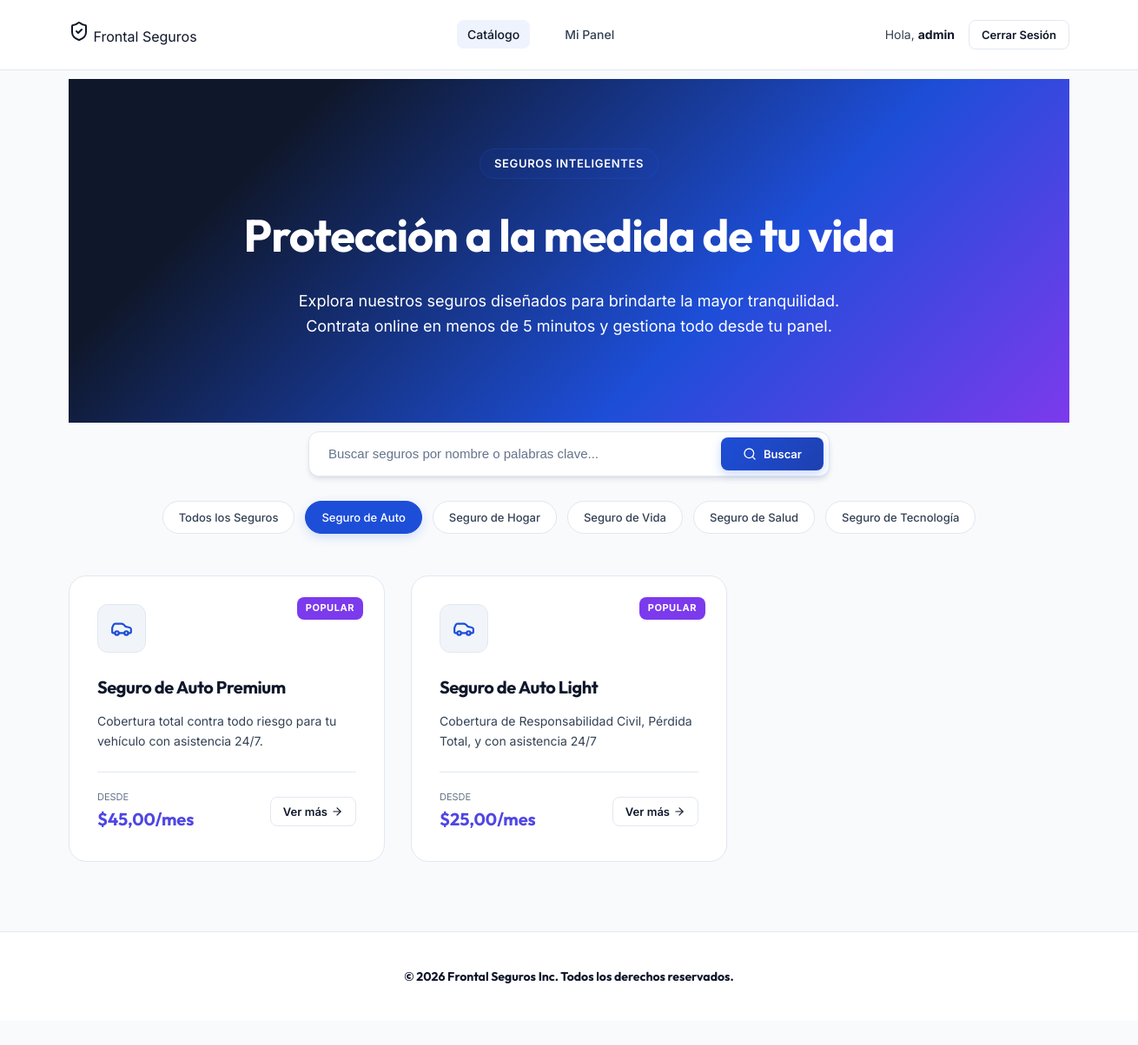
/?categoria=AUTO (signed in), run on the app's committed database.
### seguros/models.py (models this page shows, shortened)
class Seguro(models.Model):
    CATEGORIAS = [
        ('AUTO', 'Seguro de Auto'),
        ('HOGAR', 'Seguro de Hogar'),
        ('VIDA', 'Seguro de Vida'),
        ('SALUD', 'Seguro de Salud'),
        ('TECNOLOGIA', 'Seguro de Tecnología'),
    ]
    titulo = models.CharField(max_length=100, verbose_name="Título")
    descripcion_corta = models.CharField(max_length=255, verbose_name="Descripción Corta")
    descripcion_detallada = models.TextField(verbose_name="Descripción Detallada")
    precio_mensual = models.DecimalField(max_digits=10, decimal_places=2, verbose_name="Precio Mensual")
    cobertura_maxima = models.DecimalField(max_digits=12, decimal_places=2, verbose_name="Cobertura Máxima")
    categoria = models.CharField(max_length=20, choices=CATEGORIAS, default='AUTO', verbose_name="Categoría")
    imagen_url = models.URLField(max_length=500, blank=True, null=True, verbose_name="URL de Imagen")
    icon_class = models.CharField(max_length=50, default='shield', verbose_name="Icono (Lucide/FontAwesome)")
    destacado = models.BooleanField(default=False, verbose_name="Destacado")
    class Meta:
        verbose_name = "Seguro"
        verbose_name_plural = "Seguros"

### seguros/views.py (the view)
# urls.py: path('', views.home, name='home'),
def home(request):
    query = request.GET.get('q', '')
    categoria_filter = request.GET.get('categoria', '')
    seguros = Seguro.objects.all()
    if query:
        seguros = seguros.filter(
            Q(titulo__icontains=query) |
            Q(descripcion_corta__icontains=query) |
            Q(descripcion_detallada__icontains=query)
        )
    if categoria_filter:
        seguros = seguros.filter(categoria=categoria_filter)
    categorias = Seguro.CATEGORIAS
    destacados = Seguro.objects.filter(destacado=True)[:3]
    if not destacados.exists():
        destacados = seguros[:3]
    context = {
        'seguros': seguros,
        'categorias': categorias,
        'destacados': destacados,
        'query': query,
        'categoria_seleccionada': categoria_filter,
    }
    return render(request, 'seguros/home.html', context)

### seguros/templates/seguros/home.html (shortened to what this page needs)
{% extends 'seguros/base.html' %}
{% block content %}
<div class="container">
    <section class="hero">
        <span class="hero-tag">Seguros Inteligentes</span>
        <h1 class="hero-title">Protección a la medida de tu vida</h1>
        <p class="hero-desc">Explora nuestros seguros diseñados para brindarte la mayor tranquilidad. Contrata online en menos de 5 minutos y gestiona todo desde tu panel.</p>
    </section>
    <section class="search-filter-section">
        <form method="GET" action="{% url 'home' %}" class="search-bar-wrapper">
            <input type="text" name="q" value="{{ query }}" placeholder="Buscar seguros por nombre o palabras clave..." class="search-input">
            <button type="submit" class="btn btn-primary btn-sm" style="padding: 10px 24px;">
                <i data-lucide="search" style="width: 16px; height: 16px;"></i>
                <span>Buscar</span>
            </button>
        </form>
        <div class="categories-pills">
            <a href="{% url 'home' %}{% if query %}?q={{ query }}{% endif %}" class="category-pill {% if not categoria_seleccionada %}active{% endif %}">
                Todos los Seguros
            </a>
            {% for cat_code, cat_name in categorias %}
                <a href="{% url 'home' %}?categoria={{ cat_code }}{% if query %}&q={{ query }}{% endif %}" class="category-pill {% if categoria_seleccionada == cat_code %}active{% endif %}">
                    {{ cat_name }}
                </a>
            {% endfor %}
        </div>
    </section>
    <section class="insurances-grid">
        {% for seguro in seguros %}
            <div class="insurance-card">
                {% if seguro.destacado %}
                    <span class="card-badge">Popular</span>
                {% endif %}
                <div class="card-icon">
                    <i data-lucide="{{ seguro.icon_class|default:'shield' }}"></i>
                </div>
                <h3 class="card-title">{{ seguro.titulo }}</h3>
                <p class="card-desc">{{ seguro.descripcion_corta }}</p>
                <div class="card-meta">
                    <div class="card-price">
                        <span class="price-label">Desde</span>
                        <span class="price-value">${{ seguro.precio_mensual }}/mes</span>
                    </div>
                    <a href="{% url 'detalle' seguro.id %}" class="btn btn-secondary btn-sm" style="gap: 4px;">
                        <span>Ver más</span>
                        <i data-lucide="arrow-right" style="width: 14px; height: 14px;"></i>
                    </a>
                </div>
            </div>
        {% endfor %}
    </section>
</div>
{% endblock %}

### seguros/templates/seguros/base.html (shortened to what this page needs)
{% load static %}
<!DOCTYPE html>
<html lang="es">
<head>
    <link rel="stylesheet" href="{% static 'seguros/css/style.css' %}">
</head>
<body>
    <div class="ambient-glow"></div>
    <div class="ambient-glow-2"></div>
    <div class="main-wrapper">
        <header>
            <div class="container navbar">
                <a href="{% url 'home' %}" >
                    <i data-lucide="shield-check"></i>
                    <span>Frontal Seguros</span>
                </a>
                <ul class="nav-links">
                    <li><a href="{% url 'home' %}" class="nav-link {% if request.resolver_match.url_name == 'home' %}active{% endif %}">Catálogo</a></li>
                    {% if user.is_authenticated %}
                        <li><a href="{% url 'dashboard' %}" class="nav-link {% if request.resolver_match.url_name == 'dashboard' %}active{% endif %}">Mi Panel</a></li>
                    {% endif %}
                </ul>
                <div class="nav-auth">
                    {% if user.is_authenticated %}
                        <span style="font-size: 14px; color: var(--text-secondary);">
                            Hola, <strong style="color: var(--text-primary);">{{ user.first_name|default:user.username }}</strong>
                        </span>
                        <a href="{% url 'logout' %}" class="btn btn-secondary btn-sm">Cerrar Sesión</a>
                    {% else %}
                        <a href="{% url 'login' %}" class="nav-link">Iniciar Sesión</a>
                        <a href="{% url 'registro' %}" class="btn btn-primary btn-sm">Registrarse</a>
                    {% endif %}
                </div>
            </div>
        </header>
        <main style="flex: 1;">
            {% block content %}{% endblock %}
        </main>
        <footer>
            <div class="container footer-content">
                <div class="footer-brand">
                    <span>&copy; 2026 Frontal Seguros Inc. Todos los derechos reservados.</span>
                </div>
            </div>
        </footer>
    </div>
</body>
</html>

### data on the page
Seguro: destacado "POPULAR", titulo "Seguro de Auto Premium", descripcion_corta "Cobertura total contra todo riesgo para tu vehículo con asistencia 24/7.", precio_mensual "45,00"
Seguro: destacado "POPULAR", titulo "Seguro de Auto Light", descripcion_corta "Cobertura de Responsabilidad Civil, Pérdida Total, y con asistencia 24/7", precio_mensual "25,00"

### other printed values
{{ user.first_name|default:user.username }} "admin"
{{ cat_name }} "Seguro de Auto" "Seguro de Hogar" "Seguro de Vida" "Seguro de Salud" "Seguro de Tecnología"
